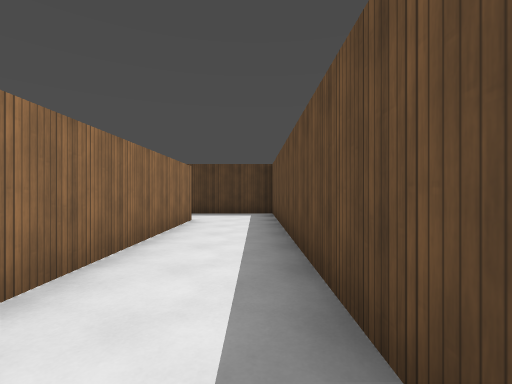
View 1 (above)

16 first-person views from a walk through a level from a Godot 3-D game. The camera is 1.3 m above the floor, looks level and sees 85° across. The floor is counted in squares, 2 m on a side. Each view is taken from the middle of a square. On the plan, view 1 faces up. The plan holds only what a view shows up to about 9 squares ahead; the rest is blank. The place goes on beyond the plan. Surface patterns are stand-ins for the level's own textures.

View 2
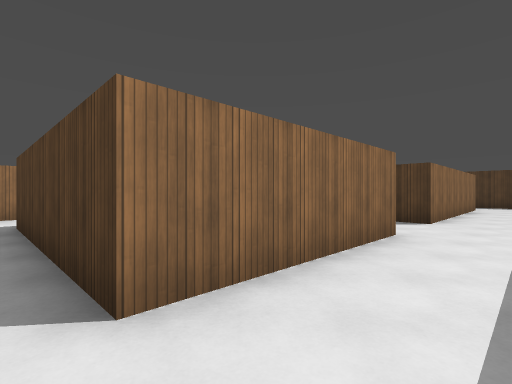

View 3
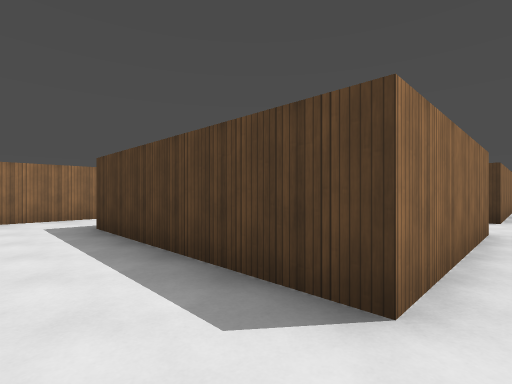

View 4
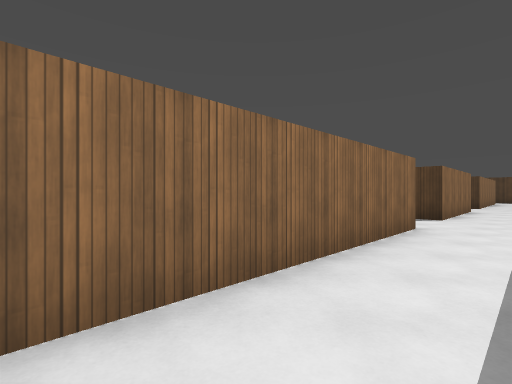

View 5
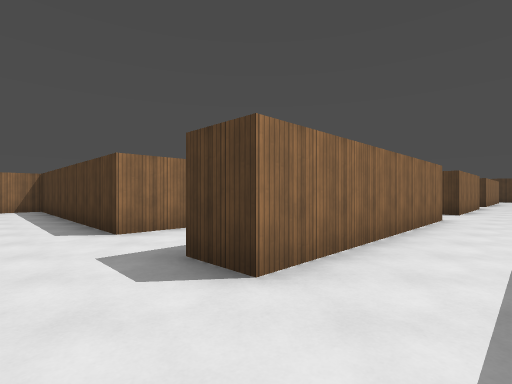

View 6
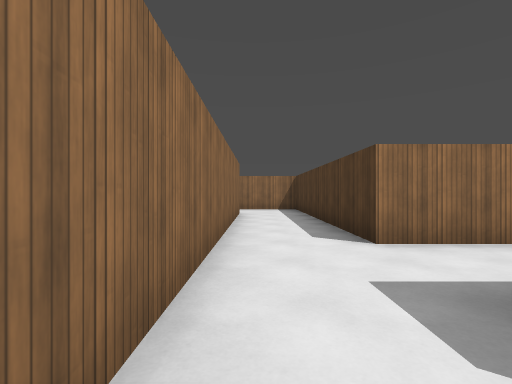

View 7
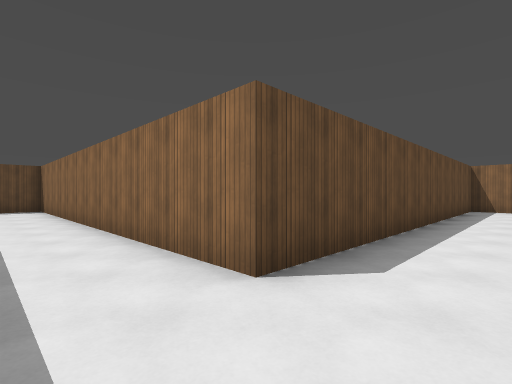

View 8
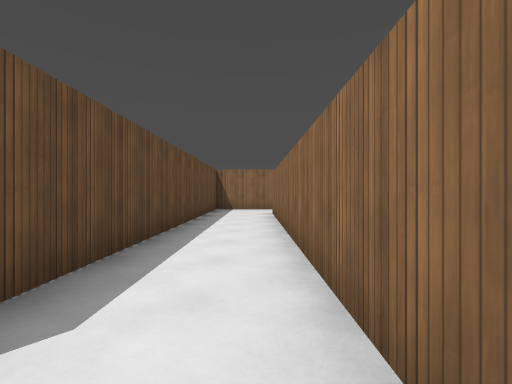

View 9
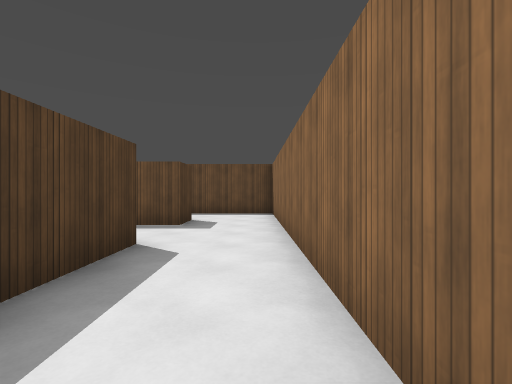

View 10
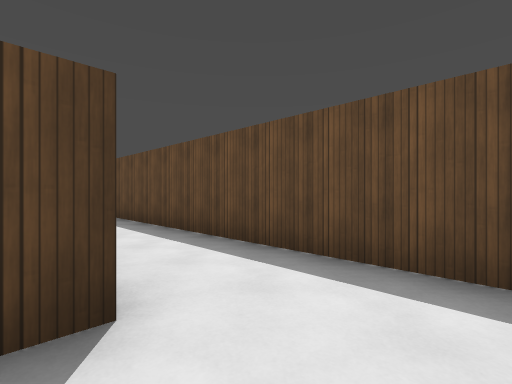

View 11
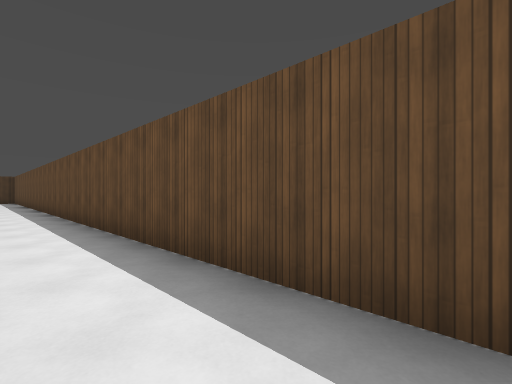

View 12
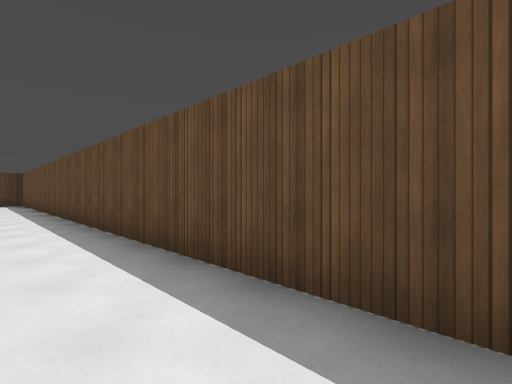

View 13
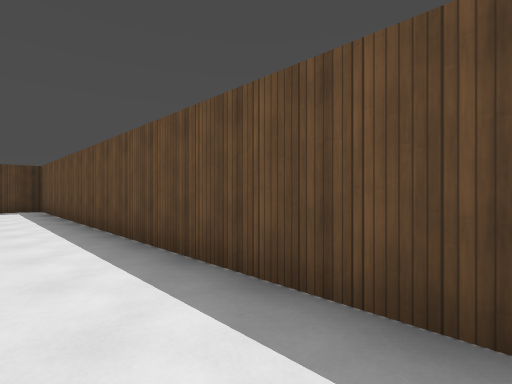

View 14
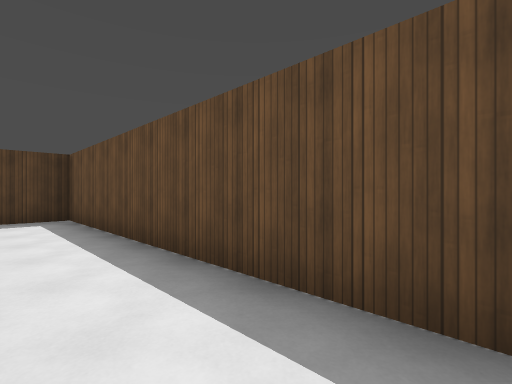

View 15
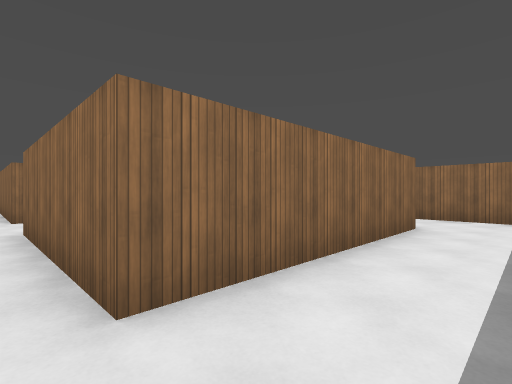

View 16
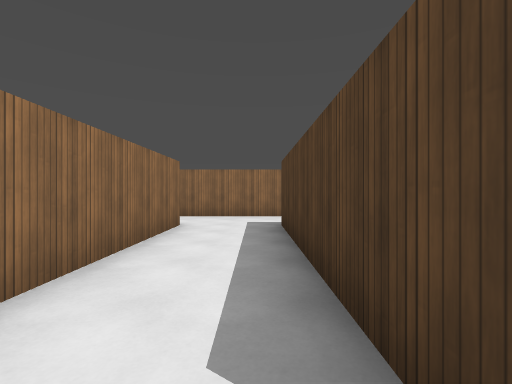

### Floor plan
Points are (right, up) in squares from view 1. A wall is a line through its corners. A room is listed if a view was taken in it or the views show most of it. See-through windows are left out.
Room 1 (views 1, 2, 3, 4, 5, 6, 11, 12, 13, 14, 15, 16)
walls: (-1.5, -7.5) (-1.5, -13.5); (-6.5, -1.5) (-1.5, -1.5) (-1.5, -5.5) (-6.5, -5.5); (-8.5, -4.9) (-8.5, -6.8); (-8.5, 0.8) (-8.5, -2.1); (-1.5, 6.5) (-1.5, 0.5) (-6.4, 0.5); (-1.5, -15.5) (0.2, -15.5); (0.5, -15.6) (0.5, 8.5) (-2, 8.5)
ways out: opening at (-2, -14.5) to room 2; opening at (-7.5, -5); opening at (-7.5, -2); opening at (-7.5, 1); opening at (-2, 7.5)
Room 2 (views 7, 8, 9, 10)
walls: (-4.5, -11.8) (-4.5, -13.5) (-11.1, -13.5); (-11.5, -13.8) (-11.5, -22.4); (-1.5, -13.5) (-2.5, -13.5) (-2.5, -12.6); (-9.5, -22.5) (-9.5, -15.5) (-1.5, -15.5)
ways out: opening at (-2, -14.5) to room 1

Where each view was taken, in squares from view 1:
view 1: 0 up, 0 right, facing up
view 2: 6 down, 0 right, facing up-left
view 3: 7 down, 1 left, facing up-left
view 4: 13 down, 0 right, facing up-left
view 5: 15 down, 0 right, facing up-left
view 6: 15 down, 1 left, facing left
view 7: 14 down, 11 left, facing down-right
view 8: 15 down, 11 left, facing down
view 9: 15 down, 8 left, facing right
view 10: 15 down, 2 left, facing up-right
view 11: 12 down, 1 left, facing up-right
view 12: 8 down, 1 left, facing up-right
view 13: 3 down, 1 left, facing up-right
view 14: 1 up, 1 left, facing up-right
view 15: 0 up, 1 left, facing down-left
view 16: 0 up, 1 left, facing left
